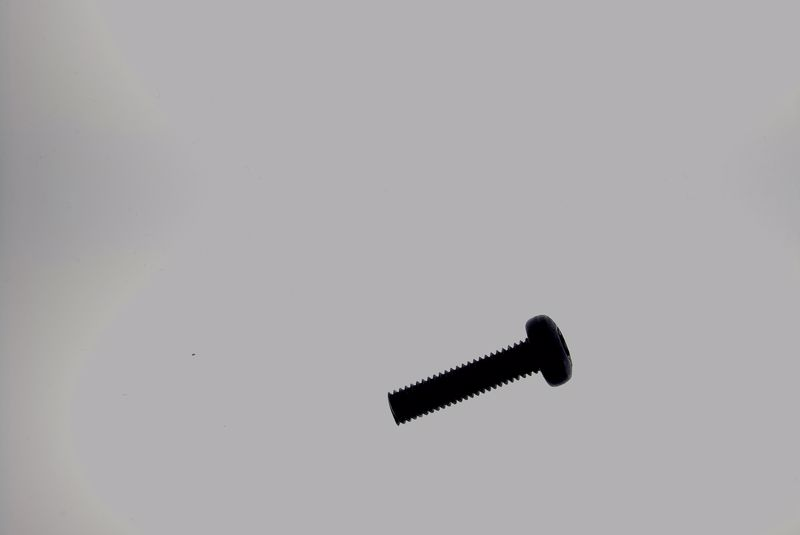
#> input picture images/gorsel_cıvata.jpg, 800 x 535 px; its folder holds only this picture in this run
$ python -i functions.py   (imports and definitions only)
#> lines starting #> are read from the running program, lines starting #| are printed output that depends on the picture; after the words box and inside, x2 and y2 are one past the last pixel; in counts of white or black regions, pixels touching at a corner belong together
#> further down, picture is the input picture: shape (535, 800, 3); mean B, G, R 173.7, 171.3, 173.3
import cv2 as cv
import numpy as np
from math import atan2, cos, sin, sqrt
import logging
import time

class Functions:
    def __init__(self, *args, **kwargs):
        self.kirmizi = (0, 0, 255)
        self.mavi = (255, 0, 0)
        self.yesil = (0, 255, 0)
        self.siyah = (0, 0, 0)
        self.beyaz = (255, 255, 255)
        self.pembe = (255, 0, 255)
        self.sari = (255, 255, 0)
        self.th_min = 0
        self.th_max = 255

    def drawAxis(self, img, p_, q_, colour, scale):

        p = list(p_)
        q = list(q_)
        angle = atan2(p[1] - q[1], p[0] - q[0])  # radyan cinsinden açı
        hypotenuse = sqrt((p[1] - q[1]) * (p[1] - q[1]) + (p[0] - q[0]) * (p[0] - q[0]))

        q[0] = p[0] - scale * hypotenuse * cos(angle)
        q[1] = p[1] - scale * hypotenuse * sin(angle)
        line = cv.line(img, (int(p[0]), int(p[1])), (int(q[0]), int(q[1])), colour, 8, -1)
        return line, angle

    def getOrientation(self, pts, img):
        #PCA analizi tarafından kullanılacak bir arabellek oluşturuyoruz
        size = len(pts)
        data_pts = np.empty((size, 2), dtype=np.float64)
        for i in range(data_pts.shape[0]):
            data_pts[i, 0] = pts[i, 0, 0]
            data_pts[i, 1] = pts[i, 0, 1]

        # PCA işlemini uyguluyoruz
        mean = np.empty(0)
        mean, eigenvectors, eigenvalues = cv.PCACompute2(data_pts, mean)
        print("özvektör:", type(eigenvectors), "özdeğer:", type(eigenvalues))
        # Store the center of the object
        cntr = (int(mean[0, 0]), int(mean[0, 1]))

        # Temel bileşen vektörlerinin bittiği noktları buluyoruz
        h = (
            cntr[0] + 0.02 * eigenvectors[0, 0] * eigenvalues[0, 0],
            cntr[1] + 0.02 * eigenvectors[0, 1] * eigenvalues[0, 0])
        w = (
            cntr[0] - 0.02 * eigenvectors[1, 0] * eigenvalues[1, 0],
            cntr[1] - 0.02 * eigenvectors[1, 1] * eigenvalues[1, 0])

        contour_line = np.zeros(img.shape, np.uint8)
        contour_line_h = np.zeros(img.shape, np.uint8)
        ##3 derinlikli görsel için aşağıdaki işlemi uyguluyoruz
        if len(img.shape) == 3:
            cv.circle(img, cntr, 3, self.pembe, 10)
            h1, _ = self.drawAxis(contour_line, cntr, h, self.yesil, 1)
            w1, _ = self.drawAxis(h1, cntr, w, self.sari, 1)
            h2, _ = self.drawAxis(w1, cntr, h, self.yesil, -1)
            w2, _ = self.drawAxis(h2, cntr, w, self.sari, -1)
            angle = atan2(eigenvectors[0, 1], eigenvectors[0, 0])  # orientation in radians
            return angle, w2
        ##2 derinlikli görsel için aşağıdaki işlemi uyguluyoruz
        elif len(img.shape) == 2:
            h1, _ = self.drawAxis(contour_line_h, cntr, h, (255), 1)
            w1, _ = self.drawAxis(contour_line, cntr, w, (255), 1)
            h2, _ = self.drawAxis(h1, cntr, h, (255), -1)
            w2, angle_w = self.drawAxis(w1, cntr, w, (255), -1)
            angle = atan2(eigenvectors[0, 1], eigenvectors[0, 0])  # orientation in radians
            return angle, w2, h2, cntr, angle_w

    def getCoordinates(self, contour, w_or_h):
        #Konturle çizgilerin kesiştiği noktaları buluyoruz ve arrayler içine atıyoruz
        np_where = np.where(contour & w_or_h == [255])
        array_0, array_1 = np_where[0], np_where[1]
        ##Bulduğumuz noktaların ilk ve son noktalarını koordinat olarak belirliyoruz
        first_coor = list([int(np.mean(array_1[0])), int(np.mean(array_0[0]))])
        second_coor = list([int(np.mean(array_1[len(array_1) - 1:])), int(np.mean(array_0[len(array_0) - 1:]))])
        length = cv.norm(np.array(second_coor) - np.array(first_coor))
        #linee = cv.line(contour, (second_coor[0], second_coor[1]), (first_coor[0], first_coor[1]), (255, 255, 255), 1,
        #                cv.LINE_AA)
        return second_coor, first_coor, length

    def midpoint(self, ptA, ptB):
        return ((ptA[0] + ptB[0]) * 0.5, (ptA[1] + ptB[1]) * 0.5)

    def calculateWidhtHeight(self, src):
        result_liste = []
        global contour_screw, length_w, length_h, angle_line, result
        # Görseli grayscale hale getiriyoruz
        blur = cv.blur(src, ((int(src.shape[0] / 100)), (int(src.shape[1] / 100))))
        gray = cv.cvtColor(blur, cv.COLOR_BGR2GRAY)
        # Görseli binary hale getiriyoruz
        _, bw = cv.threshold(gray, self.th_min, self.th_max, cv.THRESH_BINARY | cv.THRESH_OTSU)
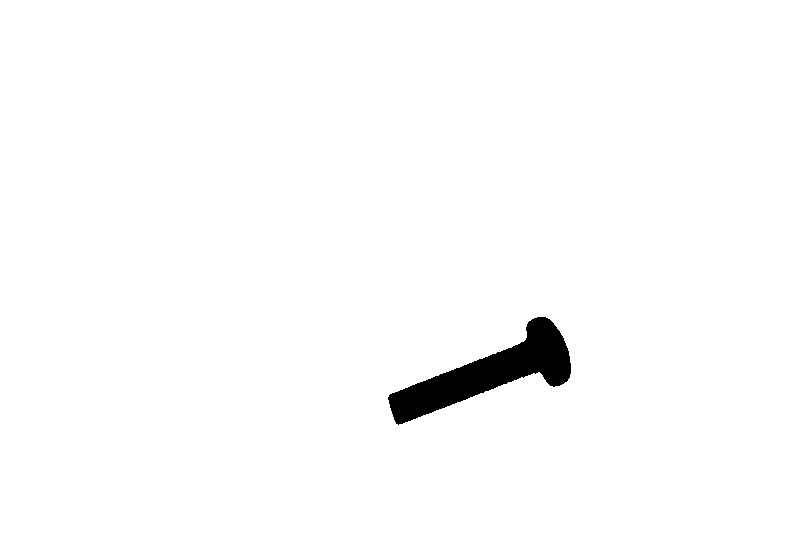
#> bw: shape (535, 800); 98.4% white; 1 black region
        print("beyaz piksel saısı:", (bw.shape[0] * bw.shape[1]) - (cv.countNonZero(bw)))
#| beyaz piksel saısı: 6989
        ##Threshold uygulanmış resimdeki konturleri buluyoruz
        contours, _ = cv.findContours(bw, cv.RETR_TREE, cv.CHAIN_APPROX_NONE)
#> contours = 2 contours; box (x1, y1, x2, y2) and area: (0, 0, 800, 535) 426666, (387, 316, 572, 426) 7209
        area_max = max(contours[1:], key=cv.contourArea)
#> area_max = contour of 442 points, box (x1, y1, x2, y2) (387, 316, 572, 426), area 7209
        for idx, c in enumerate(contours[1:]):
            #Küçük konturleri eliyoruz
            if cv.contourArea(c) < cv.contourArea(area_max):
                continue
            #Konturleri çizmek için boş bir maske tanımlıyoruz ve konturleri maskeye çiziyoruz
            img1 = np.zeros(gray.shape, np.uint8)
            contour_screw = cv.drawContours(img1, [c], -1, self.beyaz, -1)
            #Resimler çok büyük olabileceği için kontur etrafına bounding box çizip konturu kırpıyoruz.
            #Böylelikle daha küçük bir resim üzerinde işlem yapacağımız için algoritmanın çalışma hızı da düşecektir.
            #Kırptığımız görüntü üzerinde de kontur bulma işlemi yaptıktan sonra bulduğumuz konturu getOrientation fonksiyonuna
            #gönderiyoruz.
            xx1, yy1, ww1, hh1 = cv.boundingRect(contour_screw)
            contour_screw_crop = contour_screw[yy1 - 20:yy1 + hh1 + 20, xx1 - 20:xx1 + ww1 + 20]
            img4 = np.zeros(contour_screw_crop.shape, np.uint8)
            cnts_screw, _ = cv.findContours(contour_screw_crop, cv.RETR_TREE, cv.CHAIN_APPROX_NONE)
            area_max = max(cnts_screw, key=cv.contourArea)
            for cn_sc in cnts_screw:
                if cv.contourArea(cn_sc) < cv.contourArea(area_max):
                    continue
                contour_screw2 = cv.drawContours(img4, [cn_sc], -1, self.beyaz, -1)
                ang, w2, h2, cntr, angle_line = self.getOrientation(cn_sc, contour_screw_crop)
                #getOrientation fonksiyonu sonucunda çizilen yönelim çizgilerimizi koordinatları ve konturun uzunluklarını bulmak için
                #genişlik ve uzunluk için ayrı ayrı olmak üzere getCoordinates fonksiyonumuza gidiyoruz
                co1, co2, length_w = self.getCoordinates(contour_screw2, w2)
                co_h_1, co_h_2, length_h = self.getCoordinates(contour_screw2, h2)
            #Orjinal görüntü üzerinde çizgileri çizme ve sonuç görselini döndürme
            _, w_2 = self.getOrientation(c, blur)
            btw = cv.bitwise_and(cv.cvtColor(contour_screw, cv.COLOR_GRAY2BGR), w_2)
            btw_or = cv.bitwise_or(btw, src)
            ##Eğer görselde birden fazla cisim var ise aynı anda göstermek için aşağıdaki kodu yorum satırından çıkarınız
            # btw_or2 = cv.bitwise_or(btw_or, btw_or2)
            result = btw_or
            result_liste.append((idx + 1, (xx1, yy1), length_w, length_h))
#> this loop made 1 pass
#> (xx1, yy1, ww1, hh1) on pass 1: (387, 316, 185, 110)
#| özvektör: <class 'numpy.ndarray'> özdeğer: <class 'numpy.ndarray'>
#| özvektör: <class 'numpy.ndarray'> özdeğer: <class 'numpy.ndarray'>
#> pass 1, in calculateWidhtHeight, `contour_screw = cv.drawContours(img1, [c], -1, self.beyaz, -1)`:
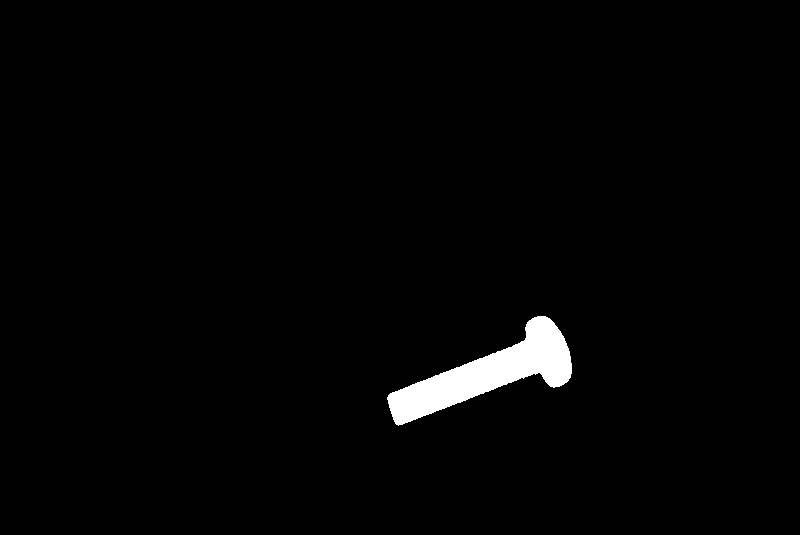
#> contour_screw: shape (535, 800); 1.7% white; 1 white region, box (x1, y1, x2, y2) and area: (387, 316, 572, 426) 7431
#> pass 1, in calculateWidhtHeight, `contour_screw_crop = contour_screw[yy1 - 20:yy1 + hh1 + 20, xx1 - 20:x..`:
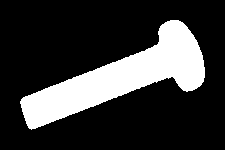
#> contour_screw_crop: shape (150, 225); 22% white; 1 white region, box (x1, y1, x2, y2) and area: (20, 20, 205, 130) 7431
#> pass 1, in drawAxis, `line = cv.line(img, (int(p[0]), int(p[1])), (int(q[0]), int(q[1])), co..`:
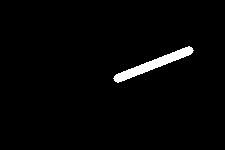
#> line: shape (150, 225); 2.2% white; 1 white region, box (x1, y1, x2, y2) and area: (113, 46, 194, 83) 735
#> pass 1, in drawAxis (call 2), `line = cv.line(img, (int(p[0]), int(p[1])), (int(q[0]), int(q[1])), co..`:
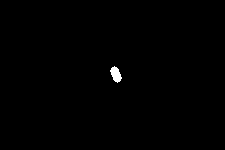
#> line: shape (150, 225); 0.37% white; 1 white region, box (x1, y1, x2, y2) and area: (110, 66, 122, 83) 124
#> after the loop, result_liste = [(1, (387, 316), 23.54, 156.3)]
        return result, result_liste

>>> import cv2
>>> picture = cv2.imread('images/gorsel_cıvata.jpg')
>>> result = Functions().calculateWidhtHeight(picture)

$ run again, on images/gorsel1.png
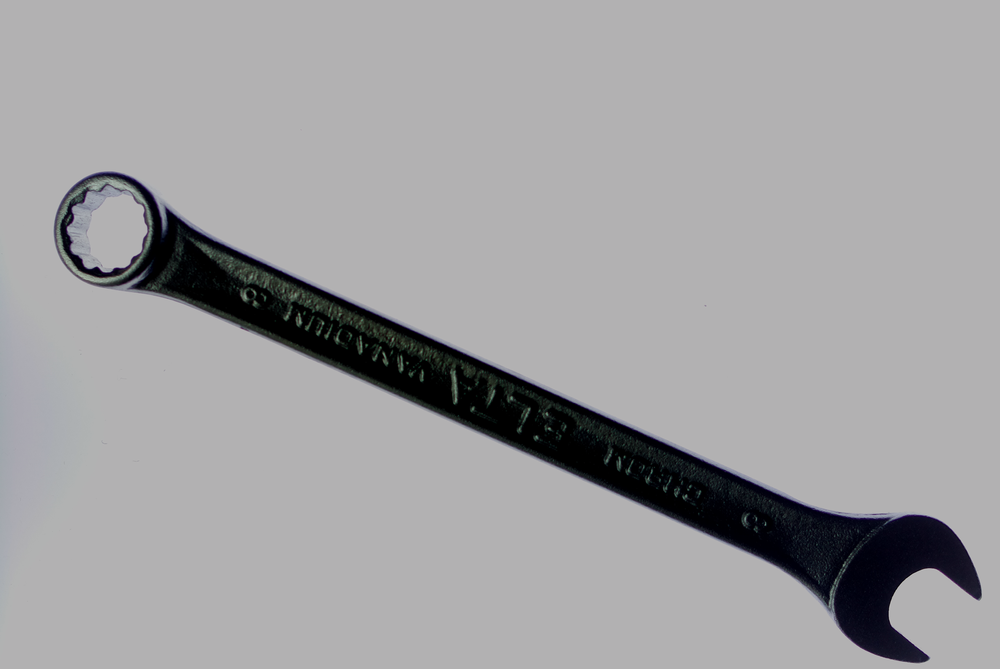
#> input picture images/gorsel1.png, 1000 x 669 px, shrunk from 3872 x 2592 before the run
#> picture is the input picture: shape (669, 1000, 3); mean B, G, R 162.2, 160.6, 161.1
#> in calculateWidhtHeight, `_, bw = cv.threshold(gray, self.th_min, self.th_max, cv.THRESH_BINARY ..`:
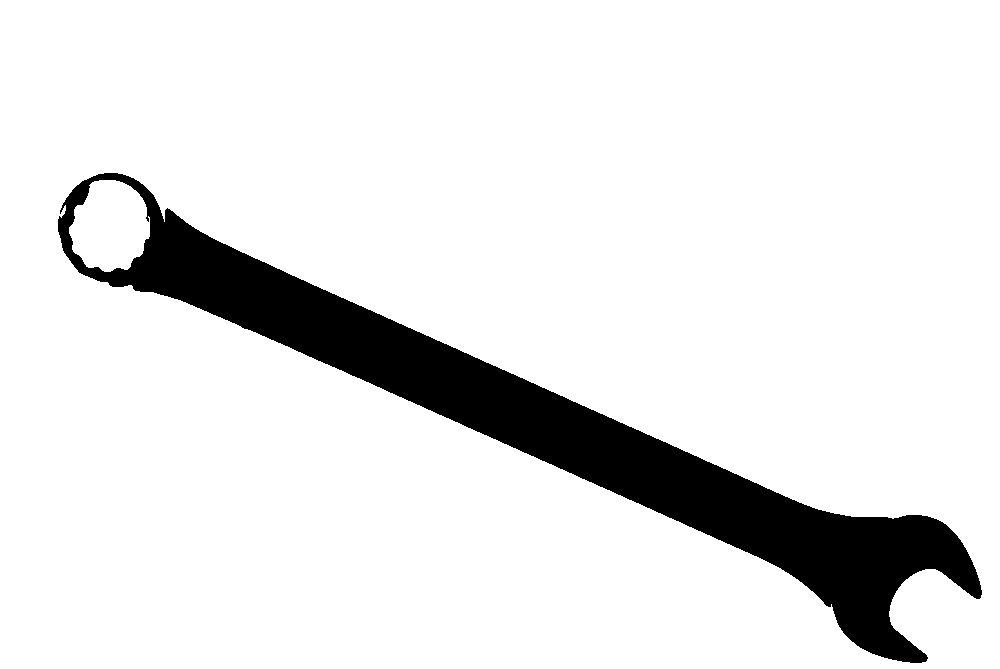
#> bw: shape (669, 1000); 90% white; 1 black region
#| beyaz piksel saısı: 67154
#> contours = 3 contours; box (x1, y1, x2, y2) and area: (0, 0, 1000, 669) 667332, (57, 172, 983, 664) 73820, (69, 180, 150, 272) 5474
#> area_max = contour of 2113 points, box (x1, y1, x2, y2) (57, 172, 983, 664), area 73820
#> the loop in calculateWidhtHeight, `for idx, c in enumerate(contours[1:]):` made 2 passes
#> (xx1, yy1, ww1, hh1) on pass 1: (57, 172, 926, 492)
#> (printed output is left out)
#> after the loop in calculateWidhtHeight, `for idx, c in enumerate(contours[1:]):`:
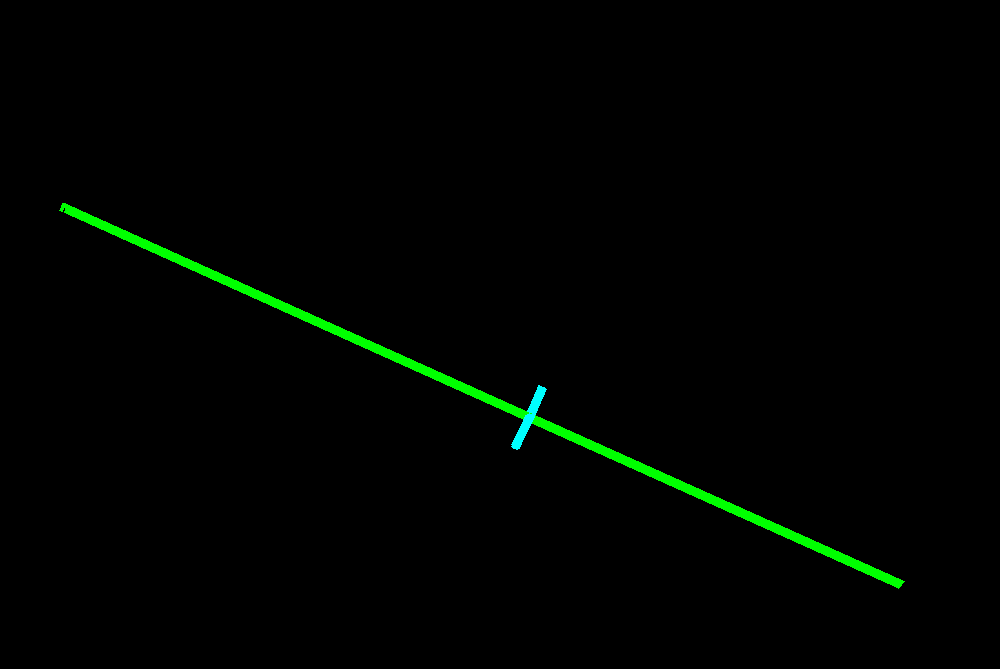
#> btw: shape (669, 1000, 3); mean B, G, R 0.2, 3.4, 0
#> after the loop in calculateWidhtHeight, `for idx, c in enumerate(contours[1:]):`: result_liste = [(1, (57, 172), 67.36, 920.4)]
